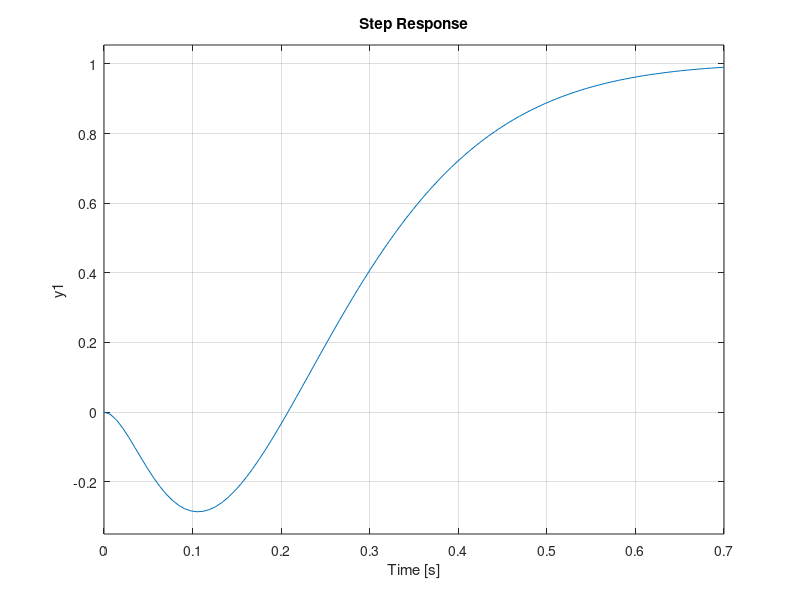
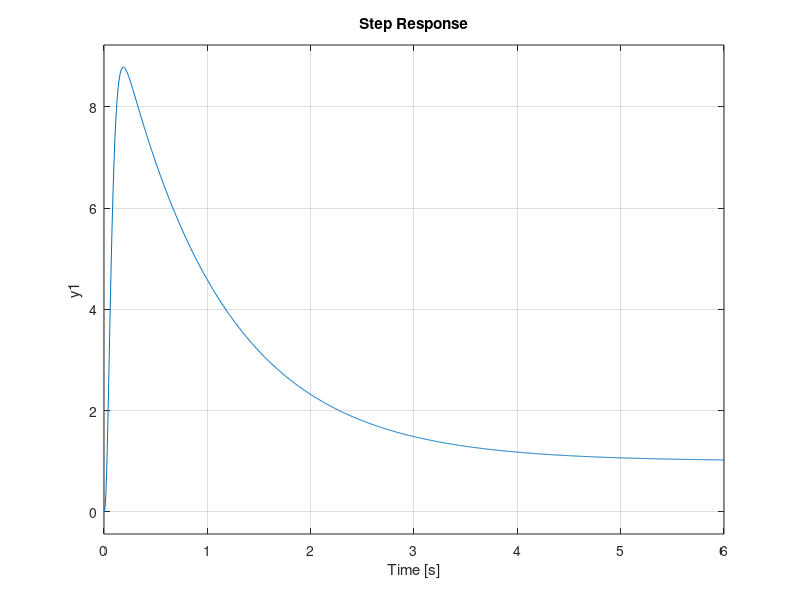

These charts were generated, in order, by the following MATLAB code:
%% Controlador PI vectorial
clear
clc

A = [-0.5452 -6.2896 0;  0 0 1; 3.7793 88.158 0];
B = [ -0.63102; 0; 4.3742];
C = [ 1 0 0];
D = 0;

sis = ss(A,B,C,D);
polos = [-9.2 -9.4 -9.6 -15];

Ala = [A zeros(3, 1); -C 0]
Bla = [B; 0]
Kt = place(Ala, Bla, polos)
k = Kt(1 : end -1)
ka=Kt(4) ;
Ai=[A-B*k -B*ka;-C 0]
Bi=[zeros(3,1); 1]
Ci=[C 0]
Di=0
sislc = ss(Ai, Bi, Ci, Di)
step(sislc)



C_ang = [ 0 1 0];  
C_angi=[C_ang 0]
tsys = ss(Ai, Bi, C_angi, Di)

figure(2)
step(sislc);
hold on;
step(tsys,'r--');
hold off;
grid on
legend('v(t)', '\theta(t)');



%%
%pasos: 1. Diseño el controlador K, 2. diseño L dp


g=tf([10 1],[1 7 7 -15])
sis=ss(g)
A=sis.a

B=sis.b
C=sis.c
d=sis.d
polos = [-1 -30 -40 -50]
Ala = [A zeros(3, 1); -C 0]
Bla = [B; 0]
Kt = place(Ala, Bla, polos)
k = Kt(1 : end -1)
ka=Kt(4) ;
Ai=[A-B*k -B*ka;-C 0]
Bi=[zeros(3,1); 1]
Ci=[C 0]
Di=0
sislc = ss(Ai, Bi, Ci, Di)
step(sislc)